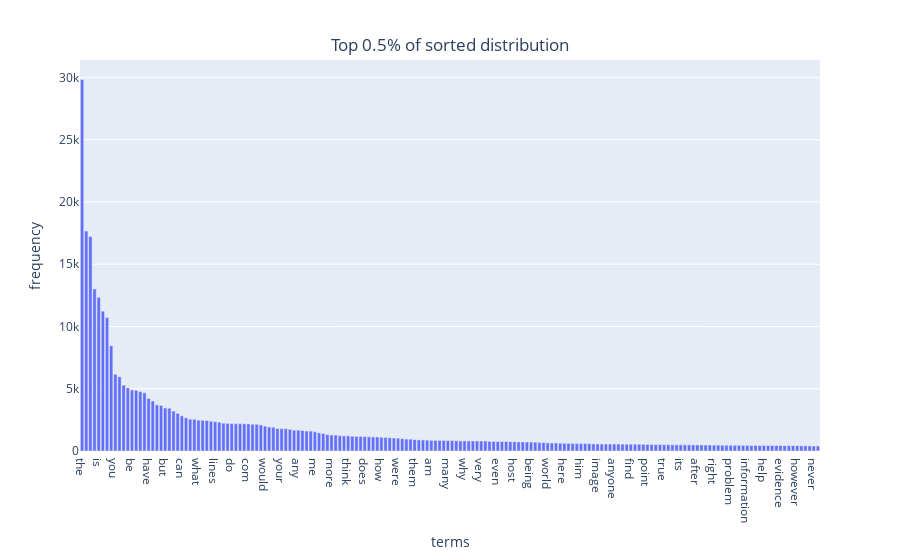

Notebook code for this chart:
### Code cell
### Exercise15:

mask = np.argsort(-y)

df = {"terms": x[mask],
      "frequency": y[mask]}
fig = px.bar(df, x = 'terms', y = 'frequency')  
fig.update_layout(
    title={
        'text': "Top 0.5% of sorted distribution",
        'y':0.93,
        'x':0.5,
        'xanchor': 'center',
        'yanchor': 'top'})

fig.show()

### Figure 1 — Plotly figure (JSON) as saved in the notebook; plotly's stock layout.template omitted (floating-point values rounded to 4 significant figures; data arrays with more than 128 entries replaced by an {"elided": "..."} marker saying what was removed)
{"data": [{"alignmentgroup": "True", "hovertemplate": "terms=%{x}<br>frequency=%{y}<extra></extra>", "legendgroup": "", "marker": {"color": "#636efa", "pattern": {"shape": ""}}, "name": "", "offsetgroup": "", "orientation": "v", "showlegend": false, "textposition": "auto", "type": "bar", "x": {"elided": "178 str values"}, "xaxis": "x", "y": {"elided": "178 int values"}, "yaxis": "y"}], "layout": {"barmode": "relative", "legend": {"tracegroupgap": 0}, "margin": {"t": 60}, "title": {"text": "Top 0.5% of sorted distribution", "x": 0.5, "xanchor": "center", "y": 0.93, "yanchor": "top"}, "xaxis": {"anchor": "y", "domain": [0, 1], "title": {"text": "terms"}}, "yaxis": {"anchor": "x", "domain": [0, 1], "title": {"text": "frequency"}}}}
